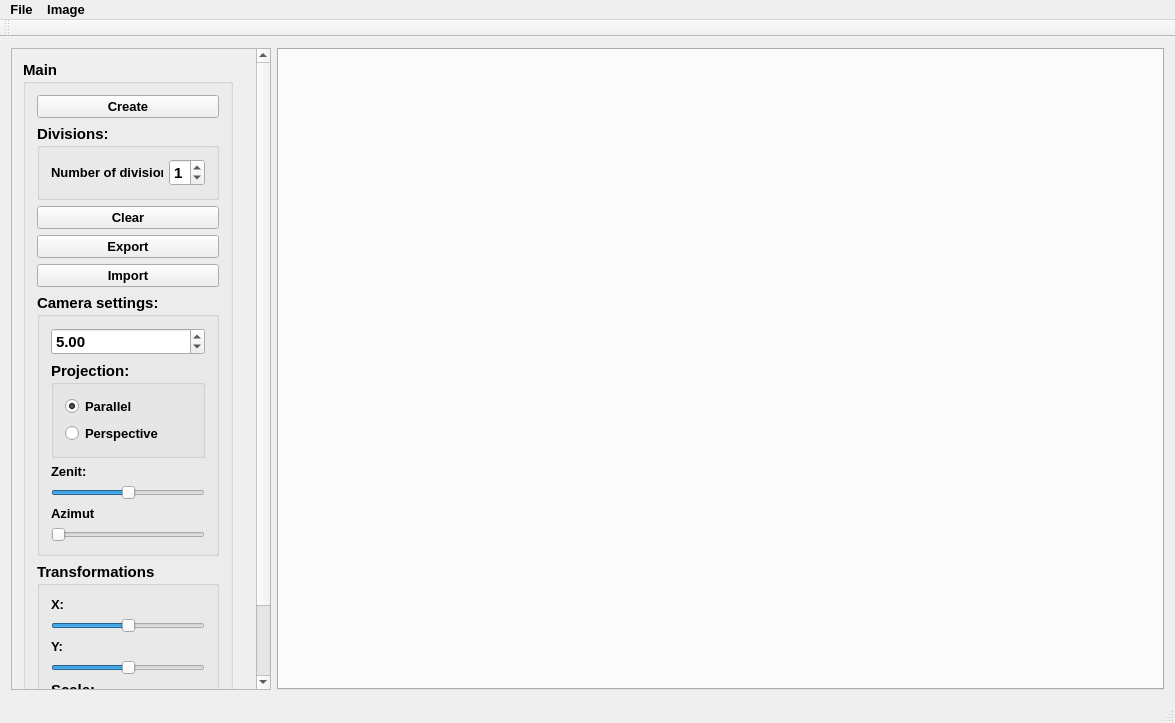
<?xml version="1.0" encoding="UTF-8"?>
<ui version="4.0">
 <class>ImageViewerClass</class>
 <widget class="QMainWindow" name="ImageViewerClass">
  <property name="geometry">
   <rect>
    <x>0</x>
    <y>0</y>
    <width>1175</width>
    <height>723</height>
   </rect>
  </property>
  <property name="font">
   <font>
    <family>Leelawadee UI</family>
    <pointsize>10</pointsize>
    <weight>75</weight>
    <bold>true</bold>
   </font>
  </property>
  <property name="windowTitle">
   <string>ImageViewer</string>
  </property>
  <widget class="QWidget" name="centralWidget">
   <layout class="QHBoxLayout" name="horizontalLayout">
    <item>
     <widget class="QScrollArea" name="scrollArea">
      <property name="minimumSize">
       <size>
        <width>260</width>
        <height>0</height>
       </size>
      </property>
      <property name="maximumSize">
       <size>
        <width>260</width>
        <height>16777215</height>
       </size>
      </property>
      <property name="widgetResizable">
       <bool>true</bool>
      </property>
      <widget class="QWidget" name="scrollAreaWidgetContents">
       <property name="geometry">
        <rect>
         <x>0</x>
         <y>-72</y>
         <width>241</width>
         <height>718</height>
        </rect>
       </property>
       <layout class="QVBoxLayout" name="verticalLayout_4">
        <item>
         <widget class="QGroupBox" name="groupBox_Main">
          <property name="minimumSize">
           <size>
            <width>210</width>
            <height>0</height>
           </size>
          </property>
          <property name="maximumSize">
           <size>
            <width>200</width>
            <height>16777215</height>
           </size>
          </property>
          <property name="font">
           <font>
            <family>Leelawadee UI</family>
            <pointsize>11</pointsize>
            <weight>75</weight>
            <bold>true</bold>
           </font>
          </property>
          <property name="title">
           <string>Main</string>
          </property>
          <layout class="QVBoxLayout" name="verticalLayout">
           <item>
            <widget class="QPushButton" name="pushButton_Create">
             <property name="font">
              <font>
               <family>Leelawadee UI</family>
               <pointsize>10</pointsize>
               <weight>75</weight>
               <bold>true</bold>
              </font>
             </property>
             <property name="text">
              <string>Create</string>
             </property>
            </widget>
           </item>
           <item>
            <widget class="QGroupBox" name="groupBox_Divisions">
             <property name="title">
              <string>Divisions:</string>
             </property>
             <property name="flat">
              <bool>true</bool>
             </property>
             <layout class="QHBoxLayout" name="horizontalLayout_2">
              <item>
               <widget class="QLabel" name="label">
                <property name="font">
                 <font>
                  <family>Leelawadee UI</family>
                  <pointsize>10</pointsize>
                  <weight>75</weight>
                  <bold>true</bold>
                 </font>
                </property>
                <property name="text">
                 <string>Number of divisions:</string>
                </property>
               </widget>
              </item>
              <item>
               <widget class="QSpinBox" name="spinBox_Divisions">
                <property name="maximum">
                 <number>6</number>
                </property>
                <property name="value">
                 <number>1</number>
                </property>
               </widget>
              </item>
             </layout>
            </widget>
           </item>
           <item>
            <widget class="QPushButton" name="pushButton_Clear">
             <property name="font">
              <font>
               <family>Leelawadee UI</family>
               <pointsize>10</pointsize>
               <weight>75</weight>
               <bold>true</bold>
              </font>
             </property>
             <property name="text">
              <string>Clear</string>
             </property>
            </widget>
           </item>
           <item>
            <widget class="QPushButton" name="pushButton_Export">
             <property name="font">
              <font>
               <family>Leelawadee UI</family>
               <pointsize>10</pointsize>
               <weight>75</weight>
               <bold>true</bold>
              </font>
             </property>
             <property name="text">
              <string>Export</string>
             </property>
            </widget>
           </item>
           <item>
            <widget class="QPushButton" name="pushButton_Import">
             <property name="font">
              <font>
               <family>Leelawadee UI</family>
               <pointsize>10</pointsize>
               <weight>75</weight>
               <bold>true</bold>
              </font>
             </property>
             <property name="text">
              <string>Import</string>
             </property>
            </widget>
           </item>
           <item>
            <widget class="QGroupBox" name="groupBox_CameraSetting">
             <property name="title">
              <string>Camera settings:</string>
             </property>
             <layout class="QVBoxLayout" name="verticalLayout_2">
              <item>
               <widget class="QDoubleSpinBox" name="doubleSpinBox_CameraDistance">
                <property name="minimum">
                 <double>-10.000000000000000</double>
                </property>
                <property name="maximum">
                 <double>50.000000000000000</double>
                </property>
                <property name="singleStep">
                 <double>0.500000000000000</double>
                </property>
                <property name="value">
                 <double>5.000000000000000</double>
                </property>
               </widget>
              </item>
              <item>
               <widget class="QGroupBox" name="groupBox_ProjectionType">
                <property name="title">
                 <string>Projection:</string>
                </property>
                <property name="flat">
                 <bool>true</bool>
                </property>
                <layout class="QVBoxLayout" name="verticalLayout_3">
                 <item>
                  <widget class="QRadioButton" name="radioButton_Parallel">
                   <property name="font">
                    <font>
                     <family>Leelawadee UI</family>
                     <pointsize>10</pointsize>
                     <weight>75</weight>
                     <bold>true</bold>
                    </font>
                   </property>
                   <property name="layoutDirection">
                    <enum>Qt::LeftToRight</enum>
                   </property>
                   <property name="text">
                    <string>Parallel</string>
                   </property>
                   <property name="checked">
                    <bool>true</bool>
                   </property>
                  </widget>
                 </item>
                 <item>
                  <widget class="QRadioButton" name="radioButton_Perspective">
                   <property name="font">
                    <font>
                     <family>Leelawadee UI</family>
                     <pointsize>10</pointsize>
                     <weight>75</weight>
                     <bold>true</bold>
                    </font>
                   </property>
                   <property name="text">
                    <string>Perspective</string>
                   </property>
                  </widget>
                 </item>
                </layout>
               </widget>
              </item>
              <item>
               <widget class="QLabel" name="label_Zenit">
                <property name="font">
                 <font>
                  <family>Leelawadee UI</family>
                  <pointsize>10</pointsize>
                  <weight>75</weight>
                  <bold>true</bold>
                 </font>
                </property>
                <property name="text">
                 <string>Zenit:</string>
                </property>
               </widget>
              </item>
              <item>
               <widget class="QSlider" name="horizontalSlider_Zenit">
                <property name="maximum">
                 <number>180</number>
                </property>
                <property name="singleStep">
                 <number>1</number>
                </property>
                <property name="pageStep">
                 <number>1</number>
                </property>
                <property name="value">
                 <number>90</number>
                </property>
                <property name="orientation">
                 <enum>Qt::Horizontal</enum>
                </property>
                <property name="invertedAppearance">
                 <bool>false</bool>
                </property>
                <property name="invertedControls">
                 <bool>false</bool>
                </property>
                <property name="tickPosition">
                 <enum>QSlider::NoTicks</enum>
                </property>
               </widget>
              </item>
              <item>
               <widget class="QLabel" name="label_Azimut">
                <property name="font">
                 <font>
                  <family>Leelawadee UI</family>
                  <pointsize>10</pointsize>
                  <weight>75</weight>
                  <bold>true</bold>
                 </font>
                </property>
                <property name="text">
                 <string>Azimut</string>
                </property>
               </widget>
              </item>
              <item>
               <widget class="QSlider" name="horizontalSlider_Azimut">
                <property name="maximum">
                 <number>360</number>
                </property>
                <property name="pageStep">
                 <number>1</number>
                </property>
                <property name="orientation">
                 <enum>Qt::Horizontal</enum>
                </property>
                <property name="tickPosition">
                 <enum>QSlider::NoTicks</enum>
                </property>
               </widget>
              </item>
             </layout>
            </widget>
           </item>
           <item>
            <widget class="QGroupBox" name="groupBox_Transformations">
             <property name="title">
              <string>Transformations</string>
             </property>
             <layout class="QVBoxLayout" name="verticalLayout_5">
              <item>
               <widget class="QLabel" name="label_X">
                <property name="font">
                 <font>
                  <family>Leelawadee UI</family>
                  <pointsize>10</pointsize>
                  <weight>75</weight>
                  <bold>true</bold>
                 </font>
                </property>
                <property name="text">
                 <string>X:</string>
                </property>
               </widget>
              </item>
              <item>
               <widget class="QSlider" name="horizontalSlider_dx">
                <property name="minimum">
                 <number>-400</number>
                </property>
                <property name="maximum">
                 <number>400</number>
                </property>
                <property name="orientation">
                 <enum>Qt::Horizontal</enum>
                </property>
               </widget>
              </item>
              <item>
               <widget class="QLabel" name="label_Y">
                <property name="font">
                 <font>
                  <family>Leelawadee UI</family>
                  <pointsize>10</pointsize>
                  <weight>75</weight>
                  <bold>true</bold>
                 </font>
                </property>
                <property name="text">
                 <string>Y:</string>
                </property>
               </widget>
              </item>
              <item>
               <widget class="QSlider" name="horizontalSlider_dy">
                <property name="minimum">
                 <number>-400</number>
                </property>
                <property name="maximum">
                 <number>400</number>
                </property>
                <property name="orientation">
                 <enum>Qt::Horizontal</enum>
                </property>
               </widget>
              </item>
              <item>
               <widget class="QLabel" name="label_ObjectScale">
                <property name="text">
                 <string>Scale:</string>
                </property>
               </widget>
              </item>
              <item>
               <widget class="QDoubleSpinBox" name="doubleSpinBox_ObjectScale">
                <property name="minimum">
                 <double>0.010000000000000</double>
                </property>
                <property name="maximum">
                 <double>3.000000000000000</double>
                </property>
                <property name="singleStep">
                 <double>0.100000000000000</double>
                </property>
                <property name="value">
                 <double>1.000000000000000</double>
                </property>
               </widget>
              </item>
             </layout>
            </widget>
           </item>
           <item>
            <spacer name="verticalSpacer_2">
             <property name="orientation">
              <enum>Qt::Vertical</enum>
             </property>
             <property name="sizeHint" stdset="0">
              <size>
               <width>20</width>
               <height>40</height>
              </size>
             </property>
            </spacer>
           </item>
          </layout>
         </widget>
        </item>
       </layout>
      </widget>
     </widget>
    </item>
    <item>
     <widget class="QTabWidget" name="tabWidget">
      <property name="documentMode">
       <bool>false</bool>
      </property>
      <property name="tabsClosable">
       <bool>true</bool>
      </property>
      <property name="movable">
       <bool>true</bool>
      </property>
     </widget>
    </item>
   </layout>
  </widget>
  <widget class="QMenuBar" name="menuBar">
   <property name="geometry">
    <rect>
     <x>0</x>
     <y>0</y>
     <width>1175</width>
     <height>23</height>
    </rect>
   </property>
   <widget class="QMenu" name="menuFile">
    <property name="title">
     <string>File</string>
    </property>
    <addaction name="actionNew"/>
    <addaction name="actionOpen"/>
    <addaction name="actionSave_as"/>
   </widget>
   <widget class="QMenu" name="menuImage">
    <property name="title">
     <string>Image</string>
    </property>
    <addaction name="actionRename"/>
    <addaction name="actionClear"/>
    <addaction name="actionSet_background_color"/>
   </widget>
   <addaction name="menuFile"/>
   <addaction name="menuImage"/>
  </widget>
  <widget class="QToolBar" name="mainToolBar">
   <attribute name="toolBarArea">
    <enum>TopToolBarArea</enum>
   </attribute>
   <attribute name="toolBarBreak">
    <bool>false</bool>
   </attribute>
  </widget>
  <widget class="QStatusBar" name="statusBar"/>
  <action name="actionNew">
   <property name="text">
    <string>New</string>
   </property>
  </action>
  <action name="actionOpen">
   <property name="text">
    <string>Open</string>
   </property>
  </action>
  <action name="actionSave_as">
   <property name="text">
    <string>Save as</string>
   </property>
  </action>
  <action name="actionRename">
   <property name="text">
    <string>Rename</string>
   </property>
  </action>
  <action name="actionClear">
   <property name="text">
    <string>Clear</string>
   </property>
  </action>
  <action name="actionSet_background_color">
   <property name="text">
    <string>Set background color</string>
   </property>
  </action>
 </widget>
 <layoutdefault spacing="6" margin="11"/>
 <resources>
  <include location="ImageViewer.qrc"/>
 </resources>
 <connections/>
</ui>
